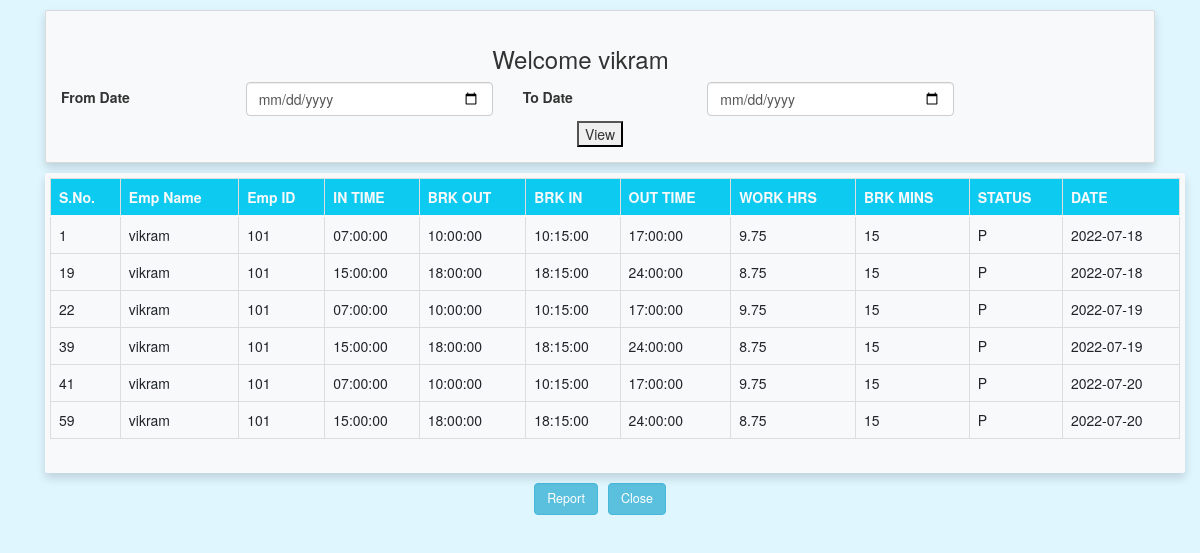
The app's page /website/attendence_user.php (signed in) with its own data.
### tables this page shows
CREATE TABLE `users` (
  `id` int(100) NOT NULL,
  `name` varchar(100) NOT NULL,
  `email` varchar(100) NOT NULL,
  `password` varchar(100) NOT NULL,
  `user_type` varchar(20) NOT NULL DEFAULT 'user',
  `position` varchar(20) NOT NULL,
  `dept_id` int(3) NOT NULL,
  `image` varchar(100) NOT NULL
);

CREATE TABLE `attendance` (
  `at_id` int(11) NOT NULL,
  `user_name` varchar(50) NOT NULL,
  `emp_id` int(4) NOT NULL,
  `dept_id` int(2) NOT NULL,
  `shift_id` int(1) NOT NULL,
  `in_time` time NOT NULL,
  `break_out` time NOT NULL,
  `break_in` time NOT NULL,
  `out_time` time NOT NULL,
  `status` varchar(10) NOT NULL,
  `date_` date NOT NULL DEFAULT current_timestamp()
);

### website/attendence_user.php (the view, shortened to what this page needs)
<?php
include 'config.php';
$user_id = $_SESSION['user_id'];
$query = $conn->prepare("select * from attendance where emp_id=$user_id");
$query->setFetchMode(PDO::FETCH_ASSOC);
$query->execute();
?>
<!DOCTYPE html>
<html lang="en">
<head>
    <link rel="stylesheet" href="https://cdnjs.cloudflare.com/ajax/libs/bootstrap-datepicker/1.9.0/css/bootstrap-datepicker.min.css" />
    <link href="https://cdn.jsdelivr.net/npm/bootstrap@5.0.2/dist/css/bootstrap.min.css" rel="stylesheet" />
    <link href="https://maxcdn.bootstrapcdn.com/bootstrap/3.3.6/css/bootstrap.min.css" rel="stylesheet">
</head>
<body>
    <div class="container">
        <div class="card mx-auto my-3 shadow rounded bg-light">
            <div class="p-1 m-1">
                <div class="card-body">
                    <?php
                    $select_profile = $conn->prepare("SELECT * FROM `users` WHERE id = ?");
                    $select_profile->execute([$user_id]);
                    $fetch_profile = $select_profile->fetch(PDO::FETCH_ASSOC);
                    ?>
                    <h3 style="margin-left:40%;">Welcome <?= $fetch_profile['name']; ?></h3>
                    <form action="" method="post">
                        <div class="mb-2 row">
                            <label for="date" class="col-sm-2 col-form-label">From Date</label>
                            <div class="col-sm-3">
                                <input type="date" name="fromdate" class="form-control" id="date" />
                            </div>
                            <label for="date" class=" col-sm-2 col-form-label">To Date</label>
                            <div class="col-sm-3">
                                <input type="date" name="todate" class="form-control" id="date" />
                            </div>
                        </div>
                        <div class="text-center"><button type="submit" name='view' class="">View</button></div>
                    </form>
                </div>
            </div>
        </div>
        <div class="container bg-light p-2 shadow rounded scrollbar">
            <table class="table table-hover table-bordered" id="ex_table">
                <thead class="bg-info text-light">
                    <tr>
                        <th scope="col">S.No.</th>
                        <th scope="col">Emp Name</th>
                        <th scope="col">Emp ID</th>
                        <th scope="col">IN TIME</th>
                        <th scope="col">BRK OUT</th>
                        <th scope="col">BRK IN</th>
                        <th scope="col">OUT TIME</th>
                        <th scope="col">WORK HRS</th>
                        <th scope="col">BRK MINS</th>
                        <th scope="col">STATUS</th>
                        <th scope="col">DATE</th>
                    </tr>
                </thead>
                <tbody>
                    <?php
                    if (isset($_POST['view'])) {
                        $fromdate = $_POST['fromdate'];
                        $todate = $_POST['todate'];
                        if ($fromdate != NULL && $todate != NULL) {
                            $sql = "SELECT * FROM attendance WHERE ( emp_id='$user_id' AND( date_ BETWEEN '$fromdate' AND '$todate'))";
                        }
                        $r = $conn->prepare($sql);
                        $r->setFetchMode(PDO::FETCH_ASSOC);
                        $r->execute();
                        while ($rows = $r->fetch()) {
                    ?>
                            <tr>
                                <td><?php echo $rows['at_id']; ?></td>
                                <td><?php echo $rows['user_name']; ?></td>
                                <td><?php echo $rows['emp_id']; ?></td>
                                <td><?php echo $rows['in_time']; ?></td>
                                <td><?php echo $rows['break_out']; ?></td>
                                <td><?php echo $rows['break_in']; ?></td>
                                <td><?php echo $rows['out_time']; ?></td>
                                <td><?php echo '8'; ?>
                                </td>
                                <?php
                                $time1 = new DateTime($rows['break_in']);
                                $time2 = new DateTime($rows['break_out']);
                                $interval = $time1->diff($time2);
                                $difference = date_diff($time1, $time2);
                                $minutes = $difference->days * 24 * 60;
                                $minutes += $difference->h * 60;
                                $minutes += $difference->i;
                                ?>
                                <td><?php echo $minutes ?></td>
                                <?php
                                $time1 = new DateTime($rows['in_time']);
                                $time2 = new DateTime($rows['out_time']);
                                $interval = $time1->diff($time2);
                                $difference = date_diff($time1, $time2);
                                $minutes = $difference->days * 24 * 60;
                                $minutes += $difference->h * 60;
                                $minutes += $difference->i;
                                ?>
                                <td><?php if ($minutes / 60 >= 8) {
                                        echo "P";
                                    } else {
                                        echo "X";
                                    } ?></td>
                                <td><?php echo $rows['date_']; ?></td>
                            </tr>
                        <?php
                        }
                    } else {
                        while ($rows = $query->fetch()) {
                        ?>
                            <tr>
                                <td><?php echo $rows['at_id']; ?></td>
                                <td><?php echo $rows['user_name']; ?></td>
                                <td><?php echo $rows['emp_id']; ?></td>
                                <td><?php echo $rows['in_time']; ?></td>
                                <td><?php echo $rows['break_out']; ?></td>
                                <td><?php echo $rows['break_in']; ?></td>
                                <td><?php echo $rows['out_time']; ?></td>
                                <?php
                                $difference1 = date_diff(new DateTime($rows['out_time']), new DateTime($rows['in_time']));
                                $minutes1 = $difference1->days * 24 * 60;
                                $minutes1 += $difference1->h * 60;
                                $minutes1 += $difference1->i;
                                $difference = date_diff(new DateTime($rows['break_in']), new DateTime($rows['break_out']));
                                $minutes = $difference->days * 24 * 60;
                                $minutes += $difference->h * 60;
                                $minutes += $difference->i;
                                ?>
                                <td><?php echo ($minutes1 / 60) - ($minutes / 60); ?>
                                </td>
                                <td><?php echo $minutes ?></td>
                                <td><?php if ((($minutes1 / 60) - ($minutes / 60)) > 8) {
                                        echo "P";
                                    } else {
                                        echo "X";
                                    }
                                    ?></td>
                                <td><?php echo $rows['date_']; ?></td>
                            </tr>
                    <?php
                        }
                    } ?>
                </tbody>
            </table>
        </div>
        <div class="d-flex justify-content-center m-3">
            <a onclick="generate()" target="_blank" style="cursor:pointer;" class="btn btn-info fs-5 mx-2">Report</a>
            <a href="user_page.php" class="btn btn-info fs-5 mx-2">Close</a>
        </div>
    </div>
</body>
</html>

### website/attendence_user.php (style rules this page uses)
body { background-color: #dff6ff; background-image: url("https://www.transparenttextures.com/patterns/bright-squares.png"); }
.scrollbar { position: relative; height: 300px; overflow: auto; display: block; }

### records on screen
users: name "vikram"
attendance: at_id "1", user_name "vikram", emp "101", in_time "07:00:00", break_out "10:00:00", break_in "10:15:00", out_time "17:00:00", minutes "9.75", minutes "15", date_ "2022-07-18"
attendance: at_id "19", user_name "vikram", emp "101", in_time "15:00:00", break_out "18:00:00", break_in "18:15:00", out_time "24:00:00", minutes "8.75", minutes "15", date_ "2022-07-18"
attendance: at_id "22", user_name "vikram", emp "101", in_time "07:00:00", break_out "10:00:00", break_in "10:15:00", out_time "17:00:00", minutes "9.75", minutes "15", date_ "2022-07-19"
attendance: at_id "39", user_name "vikram", emp "101", in_time "15:00:00", break_out "18:00:00", break_in "18:15:00", out_time "24:00:00", minutes "8.75", minutes "15", date_ "2022-07-19"
attendance: at_id "41", user_name "vikram", emp "101", in_time "07:00:00", break_out "10:00:00", break_in "10:15:00", out_time "17:00:00", minutes "9.75", minutes "15", date_ "2022-07-20"
attendance: at_id "59", user_name "vikram", emp "101", in_time "15:00:00", break_out "18:00:00", break_in "18:15:00", out_time "24:00:00", minutes "8.75", minutes "15", date_ "2022-07-20"
